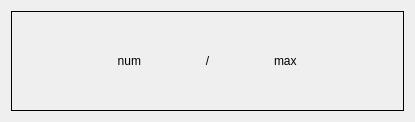
<?xml version="1.0" encoding="UTF-8"?>
<ui version="4.0">
 <class>limitWidget</class>
 <widget class="QWidget" name="limitWidget">
  <property name="geometry">
   <rect>
    <x>0</x>
    <y>0</y>
    <width>415</width>
    <height>122</height>
   </rect>
  </property>
  <property name="windowTitle">
   <string>Form</string>
  </property>
  <layout class="QGridLayout" name="gridLayout">
   <item row="0" column="0">
    <widget class="QFrame" name="horizontalFrame">
     <property name="frameShape">
      <enum>QFrame::Box</enum>
     </property>
     <property name="midLineWidth">
      <number>2</number>
     </property>
     <layout class="QHBoxLayout" name="horizontalLayout">
      <item>
       <widget class="QLabel" name="numLabel">
        <property name="text">
         <string>num</string>
        </property>
        <property name="alignment">
         <set>Qt::AlignRight|Qt::AlignTrailing|Qt::AlignVCenter</set>
        </property>
       </widget>
      </item>
      <item>
       <widget class="QLabel" name="div">
        <property name="text">
         <string>/</string>
        </property>
        <property name="alignment">
         <set>Qt::AlignCenter</set>
        </property>
       </widget>
      </item>
      <item>
       <widget class="QLabel" name="maxLabel">
        <property name="text">
         <string>max</string>
        </property>
       </widget>
      </item>
     </layout>
    </widget>
   </item>
  </layout>
 </widget>
 <resources/>
 <connections/>
</ui>
